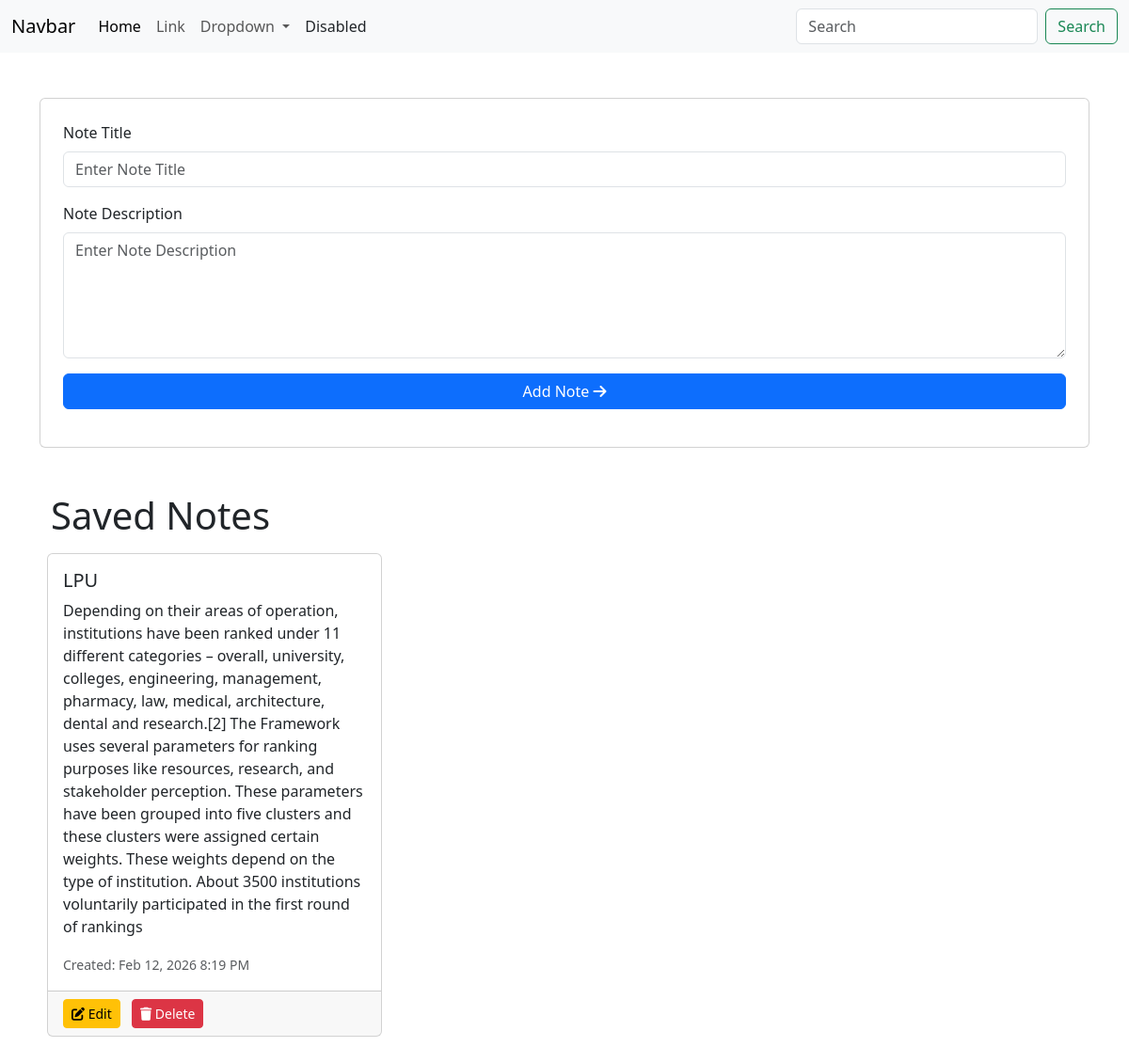
The app's page /form/, older data.
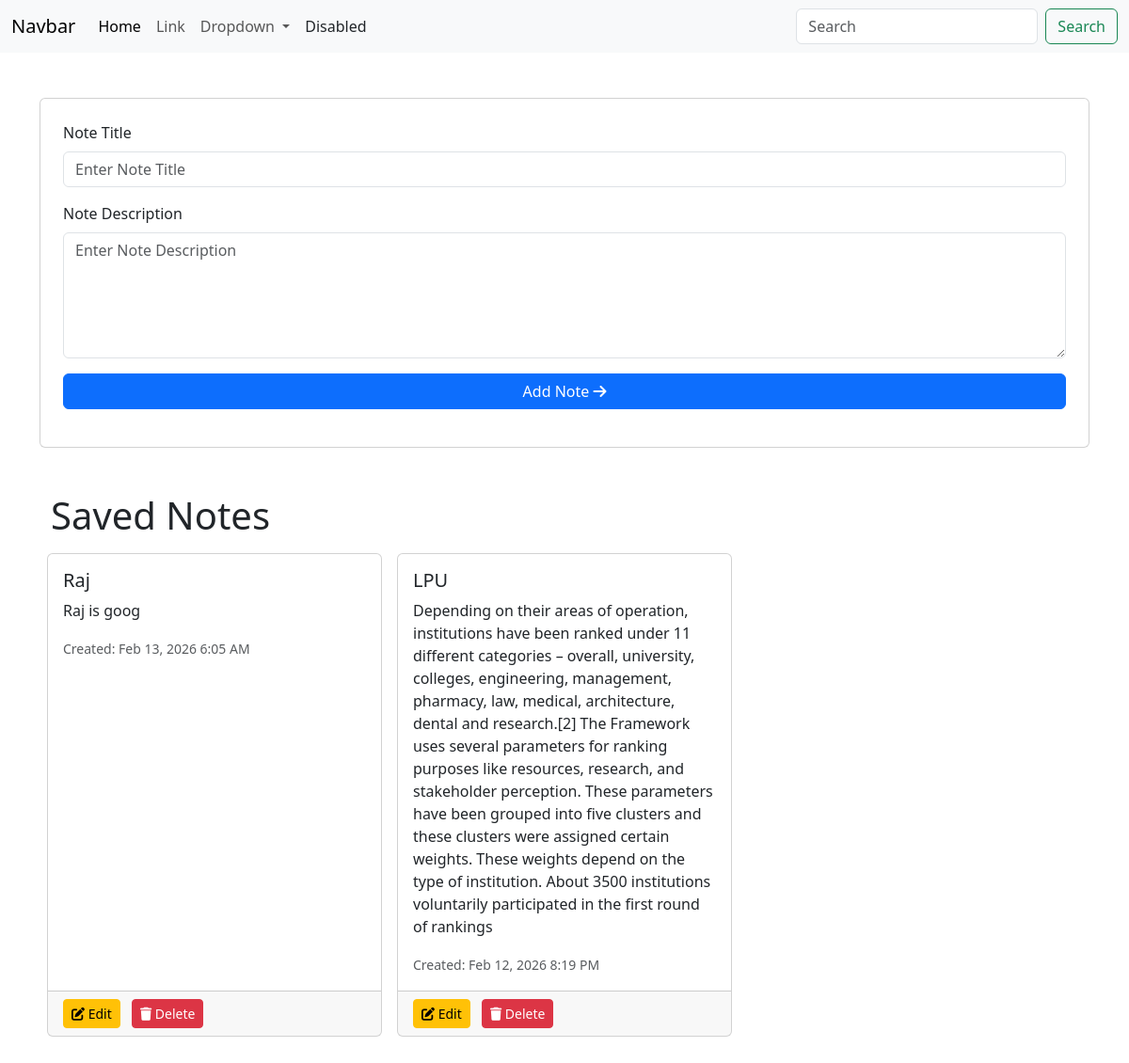
The same page, newer data.
### formapp/models.py (models this page shows, shortened)
class Note(models.Model):
    title = models.CharField(max_length=200, help_text="Enter note title")
    description = models.TextField(help_text="Enter note description")
    created_at = models.DateTimeField(default=timezone.now)
    updated_at = models.DateTimeField(auto_now=True)
    class Meta:
        ordering = ['-created_at']  # This will show the earliest form first

### formapp/views.py (the view, shortened to what this page needs)
# urls.py: path('form/', form, name="form_save_data"),
def form(request):
    notes = Note.objects.all().order_by('-created_at')
    context = {
        'notes': notes
    }
    return render(request, 'form.html', context)

### formapp/templates/form.html (shortened to what this page needs)
<!DOCTYPE html>
<html lang="en">
<head>
    <link rel="stylesheet" href="https://cdn.jsdelivr.net/npm/bootstrap@4.3.1/dist/css/bootstrap.min.css"
>
    <link rel="stylesheet" href="https://cdnjs.cloudflare.com/ajax/libs/font-awesome/6.0.0/css/all.min.css">
    {% load static %}
    <link rel="stylesheet" href="{% static 'css/form.css' %}">
</head>
<body>
    {% include 'components/navbar.html' %}
    {% block content %}
    <div>
    <div class="container py-5">
        <form action="{% url 'form_save_data' %}" method="post" class="container mx-auto card p-4">
            <div class="mb-3">
                <label for="title">Note Title</label>
                <input name="title" type="text" id="title" class="form-control" placeholder="Enter Note Title">
            </div>
            <div class="mb-3">
                <label for="desc">Note Description</label>
                <textarea name="description" rows="5" id="desc" class="form-control"
                    placeholder="Enter Note Description"></textarea>
            </div>
            <div class="mb-3">
                <button style="width: 100%;" class="btn btn-primary">
                    Add Note <i class="fa-solid fa-arrow-right"></i>
                </button>
            </div>
        </form>
        <div class="container mt-5">
            <h1>Saved Notes</h1>
            {% if notes %}
            <div class="row">
                {% for note in notes %}
                <div class="p-2 col-sm-12 col-md-6 col-lg-4">
                    <div class="card h-100">
                        <div class="card-body">
                            <h5 class="card-title">{{ note.title }}</h5>
                            <p class="card-text">{{ note.description }}</p>
                            <small class="text-muted">Created: {{ note.created_at|date:"M d, Y g:i A" }}</small>
                        </div>
                        <div class="card-footer">
                            <a href="{% url 'edit_note' note.id %}" class="btn btn-sm btn-warning mr-2">
                                <i class="fas fa-edit"></i> Edit
                            </a>
                            <a href="{% url 'delete_note' note.id %}" class="btn btn-sm btn-danger"
                               onclick="return confirm('Are you sure you want to delete this note?')">
                                <i class="fas fa-trash"></i> Delete
                            </a>
                        </div>
                    </div>
                </div>
                {% endfor %}
            </div>
            {% else %}
            <div class="alert alert-info" role="alert">
                No notes saved yet. Add your first note using the form above!
            </div>
            {% endif %}
        </div>
    </div>
</div>
    </body>
    {% endblock %}
</html>

Row changes from the older to the newer data that the page shows:
added Note: title "Raj", description "Raj is goog", created_at "Feb 13, 2026 6:05 AM"
